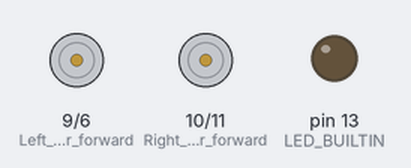
This sketch was run on a simulated Arduino Uno, built with avr-gcc and run on an emulated ATmega328P. Parts: motor-driver pin pairs drawn as motors (green arrow = first pin HIGH = forward, orange = second pin HIGH = backward, longer = more drive), output pins drawn as LEDs (lit = HIGH).

Above: at 1.0 s.
At 3.0 s:
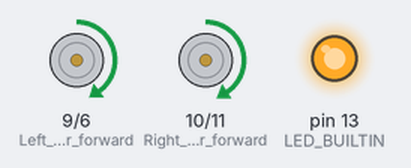
At 4.5 s:
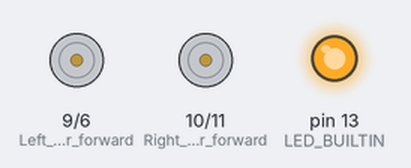
At 6.2 s:
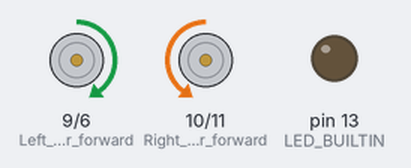
At 6.8 s:
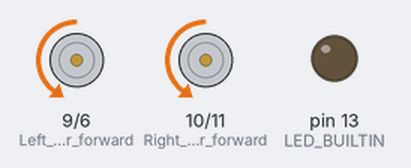
Timing chart, 0 to 9.4 s (numbered marks = the images above):
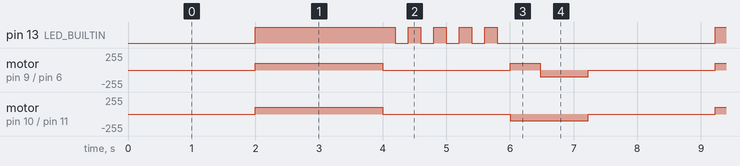

The sketch:

go_straight_and_turn.ino
```cpp
// Define output pins to L293D HBridge

int Left_motor_reverse = 6;     // Left Motor Reverse (IN1)

int Left_motor_forward = 9;     // Left Motor Forward (IN2)

int Right_motor_forward = 10;    // Right Motor Forward (IN3)

int Right_motor_reverse = 11;    // Right Motor Reverse (IN4)

void setup()

{

  pinMode(LED_BUILTIN, OUTPUT);

  pinMode(Left_motor_forward, OUTPUT); // PIN 8 (PWM)

  pinMode(Left_motor_reverse, OUTPUT); // PIN 9 (PWM)

  pinMode(Right_motor_forward, OUTPUT);// PIN 10 (PWM)

  pinMode(Right_motor_reverse, OUTPUT);// PIN 11 (PWM)

}

void run(int time)     // 前进

{


  // Turn ON LED to indicate Motion Started!
  digitalWrite(LED_BUILTIN, HIGH);

  // Engage right motor
  digitalWrite(Right_motor_forward, HIGH);  // Right Motor Forward
  digitalWrite(Right_motor_reverse, LOW);
  analogWrite(Right_motor_forward, 103); // PWM 0-255. Adjust to compensate skew.
  analogWrite(Right_motor_reverse, 0);


  // Engage Left Motor
  digitalWrite(Left_motor_forward, HIGH);  // Left Motor Forward
  digitalWrite(Left_motor_reverse, LOW);
  analogWrite(Left_motor_forward, 100); // PWM 0-255. Adjust to compensate skew.
  analogWrite(Left_motor_reverse, 0);

  // going forward..
  delay(time * 1000); // sec


  // Stop both motors
  digitalWrite(Right_motor_forward, LOW);
  digitalWrite(Right_motor_reverse, LOW);
  digitalWrite(Left_motor_forward, LOW);
  digitalWrite(Left_motor_reverse, LOW);

  // Blink LED a few times to signal turn
  for (int i=0; i<5; i++)  {
    digitalWrite(LED_BUILTIN, HIGH);
    delay(200);
    digitalWrite(LED_BUILTIN, LOW);
    delay(200);
  }

  // Engage right motor

  // Turn RIGHT in place by reversing right motor while left motor forward
  // RIGHT motor REVERSE
  digitalWrite(Right_motor_forward, LOW);
  digitalWrite(Right_motor_reverse, HIGH);
  analogWrite(Right_motor_forward, 0); // PWM 0-255. Adjust to compensate skew.
  analogWrite(Right_motor_reverse, 100);

  // LEFT motor FORWARD
  digitalWrite(Left_motor_forward, HIGH);
  digitalWrite(Left_motor_reverse, LOW);
  analogWrite(Left_motor_forward, 100); // PWM 0-255. Adjust to compensate skew.
  analogWrite(Left_motor_reverse, 0);

  // turning ..
  delay(475); // sec

  // go backwards

  // Engage right motor
  digitalWrite(Right_motor_forward, LOW);
  digitalWrite(Right_motor_reverse, HIGH);
  analogWrite(Right_motor_forward, 0); // PWM 0-255. Adjust to compensate skew.
  analogWrite(Right_motor_reverse, 100);


  // Engage Left Motor
  digitalWrite(Left_motor_forward, LOW);  // Left Motor Forward
  digitalWrite(Left_motor_reverse, HIGH);
  analogWrite(Left_motor_forward, 0); // PWM 0-255. Adjust to compensate skew.
  analogWrite(Left_motor_reverse, 100);

  // going in reverse..
  delay(750); // sec

  // Stop both motors
  digitalWrite(Right_motor_forward, LOW);
  digitalWrite(Right_motor_reverse, LOW);
  digitalWrite(Left_motor_forward, LOW);
  digitalWrite(Left_motor_reverse, LOW);

  digitalWrite(LED_BUILTIN, LOW);
}

void loop()

{

  delay(2 * 1000); // pause for 2 seconds

  run(2);    // sec

}
```

Measured:
- by itself, pin 13 (LED_BUILTIN): repeats every 7.2 s: 4 × (LOW 0.20 s, HIGH 0.20 s), LOW 3.4 s, HIGH 2.2 s
- by itself, motor on pin 10 (Right_motor_forward) / pin 11 (Right_motor_reverse): repeats every 7.2 s: stopped 2.0 s, backward 100/255 1.2 s, stopped 2.0 s, forward 103/255 2.0 s
- by itself, motor on pin 9 (Left_motor_forward) / pin 6 (Left_motor_reverse): repeats every 7.2 s: stopped 2.0 s, forward 100/255 0.48 s, backward 100/255 0.75 s, stopped 2.0 s, forward 100/255 2.0 s
